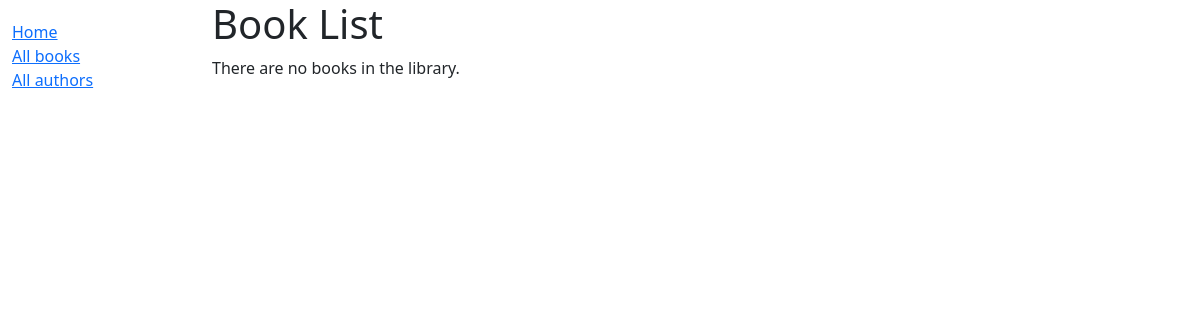
Before: /catalog/books/ with the older database file.
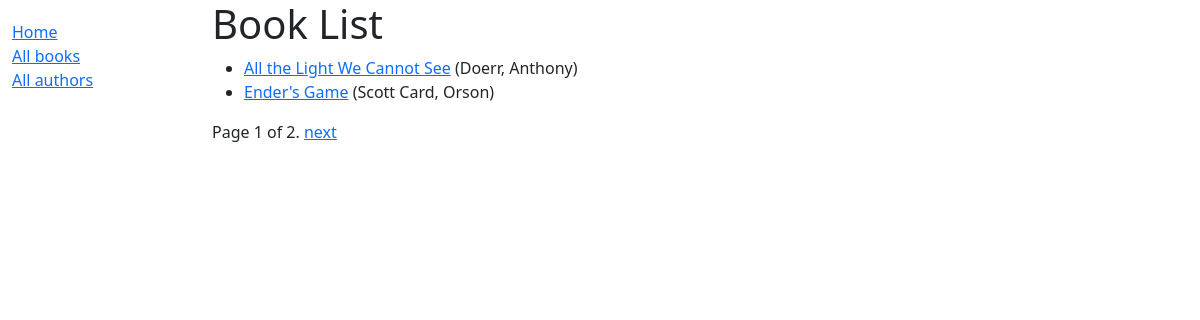
After: the same page with the newer database file.
### catalog/models.py (models this page shows, shortened)
class Book(models.Model):
    title = models.CharField(max_length=200)
    author = models.ForeignKey('Author', on_delete=models.RESTRICT, null=True)
    summary = models.TextField(
        max_length=1000, help_text="Enter a brief description of the book")
    isbn = models.CharField('ISBN', max_length=13,
                            unique=True,
                            help_text='13 Character <a href="https://www.isbn-international.org/content/what-isbn'
                                      '">ISBN number</a>')
    genre = models.ManyToManyField(
        Genre, help_text="Select a genre for this book")
    language = models.ForeignKey(
        'Language', on_delete=models.SET_NULL, null=True)
    class Meta:
        ordering = ['title', 'author']
    def display_genre(self):
        """Creates a string for the Genre. This is required to display genre in Admin."""
        return ', '.join([genre.name for genre in self.genre.all()[:3]])
    display_genre.short_description = 'Genre'
    def get_absolute_url(self):
        return reverse('book-detail', args=[str(self.id)])

class Author(models.Model):
    first_name = models.CharField(max_length=100)
    last_name = models.CharField(max_length=100)
    date_of_birth = models.DateField(null=True, blank=True)
    date_of_death = models.DateField('Died', null=True, blank=True)
    class Meta:
        ordering = ['last_name', 'first_name']
    def __str__(self):
        return f'{self.last_name}, {self.first_name}'

### catalog/views.py (the view)
# urls.py: path('books/', views.BookListView.as_view(), name='books'),
class BookListView(generic.ListView):
    model = Book
    paginate_by = 2

### catalog/templates/catalog/book_list.html
{% extends "catalog/base_generic.html" %}
{% block content %}
    <h1>Book List</h1>
    {% if book_list %}
        <ul>
            {% for book in book_list %}
                <li>
                    <a href="{{ book.get_absolute_url }}">{{ book.title }}</a>
                    ({{ book.author }})
                </li>
            {% endfor %}
        </ul>
    {% else %}
        <p>There are no books in the library.</p>
    {% endif %}
{% endblock %}

### catalog/templates/catalog/base_generic.html (shortened to what this page needs)
<!DOCTYPE html>
<html lang="en">
<head>
    <link href="https://cdn.jsdelivr.net/npm/bootstrap@5.3.2/dist/css/bootstrap.min.css"
          rel="stylesheet"
>
    {% load static %}
    <link rel="stylesheet" href="{% static 'css/styles.css' %}"/>
</head>
<body>
<div class="container-fluid">
    <div class="row">
        <div class="col-sm-2">
            {% block sidebar %}
                <ul class="sidebar-nav">
                    <li><a href="{% url 'index' %}">Home</a></li>
                    <li><a href="{% url 'books' %}">All books</a></li>
                    <li><a href="">All authors</a></li>
                </ul>
            {% endblock %}
        </div>
        <div class="col-sm-10 ">
            {% block content %}{% endblock %}
            {% block pagination %}
                {% if is_paginated %}
                    <div class="pagination">
            <span class="page-links">
                <span class="page-current">
                    Page {{ page_obj.number }} of {{ page_obj.paginator.num_pages }}.
                </span>
                {% if page_obj.has_next %}
                    <a href="{{ request.path }}?page={{ page_obj.next_page_number }}">next</a>
                {% endif %}
            </span>
                    </div>
                {% endif %}
            {% endblock %}
        </div>
    </div>
</div>
</body>
</html>

### catalog/static/css/styles.css (style rules this page uses)
.sidebar-nav { margin-top: 20px; padding: 0; list-style: none; }

Changed rows visible on the page:
added Book: title "All the Light We Cannot See", author "Doerr, Anthony"
added Book: title "Ender's Game", author "Scott Card, Orson"
Other visible differences:
{{ page_obj.number }}: (not shown) → "1"
{{ page_obj.paginator.num_pages }}: (not shown) → "2"
text no longer shown: "There are no books in the library."
text now shown: "Page of . next"
